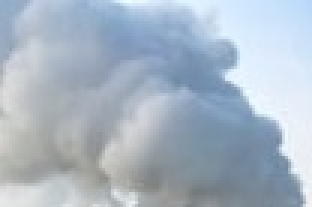
#> input picture smoke_1.jpg, 104 x 69 px (shown 3 times larger)
$ python thresh_edge.py   (older library calls are emulated)
#> lines starting #> are read from the running program, lines starting #| are printed output that depends on the picture; after the words box and inside, x2 and y2 are one past the last pixel; in counts of white or black regions, pixels touching at a corner belong together
import cv2
import numpy as np
'''
        created on Tues jan 08:28:51 2018
        @author: ren_dong

        contour detection
        cv2.findContours()    尋找輪廓
        cv2.drawContours()    繪製輪廓


'''
#載入影象img
img = cv2.imread('smoke_1.jpg',-1)
#> img is the input picture: shape (69, 104, 3); mean B, G, R 196.3, 182.3, 169
img = cv2.resize(img,(400,400))
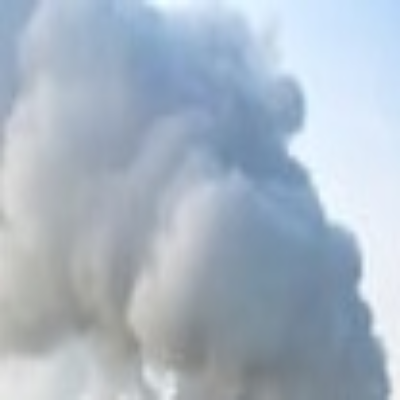
#> img: shape (400, 400, 3); mean B, G, R 196.2, 182.2, 168.9
cv2.imshow('origin', img)
'''

灰度化處理,注意必須呼叫cv2.cvtColor(),
如果直接使用cv2.imread('1.jpg',0),會提示影象深度不對,不符合cv2.CV_8U


'''
gray = cv2.cvtColor(img, cv2.COLOR_BGR2GRAY)
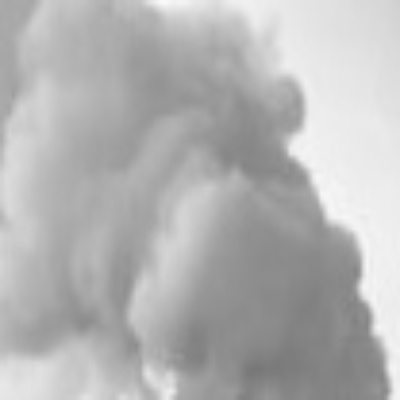
#> gray: shape (400, 400); min 119, max 249, mean 179.8
cv2.imshow('gray', gray)

#呼叫cv2.threshold()進行簡單閾值化,由灰度影象得到二值化影象
#  輸入影象必須為單通道8位或32位浮點型
ret, thresh = cv2.threshold(gray, 200, 255, 0)
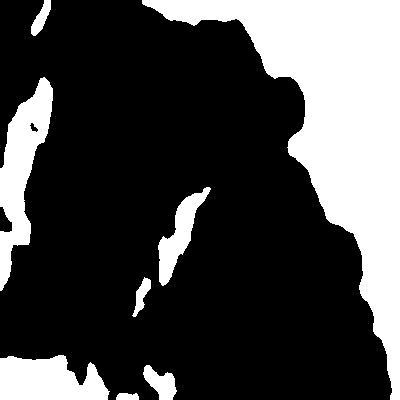
#> thresh: shape (400, 400); 27.7% white; 8 white regions
cv2.imshow('thresh', thresh)

#呼叫cv2.findContours()尋找輪廓,返回修改後的影象,輪廓以及他們的層次
contours, hierarchy = cv2.findContours(thresh, cv2.RETR_TREE, cv2.CHAIN_APPROX_SIMPLE)
#> contours = 9 contours; largest, box (x1, y1, x2, y2) and area: (142, 0, 400, 400) 31505, (0, 77, 53, 291) 4830, (0, 355, 110, 400) 3692, (158, 187, 211, 286) 1686, (143, 365, 177, 400) 622
#cv2.imshow('image', image)


print('contours[0]:',contours[0])
#> (printed output is left out)
print('len(contours):',len(contours))
#| len(contours): 9
print('hierarchy.shape:',hierarchy.shape)
#| hierarchy.shape: (1, 9, 4)
print('hierarchy:',hierarchy)
#| hierarchy: [[[ 1 -1 -1 -1]
#|   [ 2  0 -1 -1]
#|   [ 3  1 -1 -1]
#|   [ 4  2 -1 -1]
#|   [ 5  3 -1 -1]
#|   [ 7  4  6 -1]
#|   [-1 -1 -1  5]
#|   [ 8  5 -1 -1]
#|   [-1  7 -1 -1]]]

#呼叫cv2.drawContours()在原圖上繪製輪廓
img = cv2.drawContours(img, contours, -1, (0, 255, 0), 2)
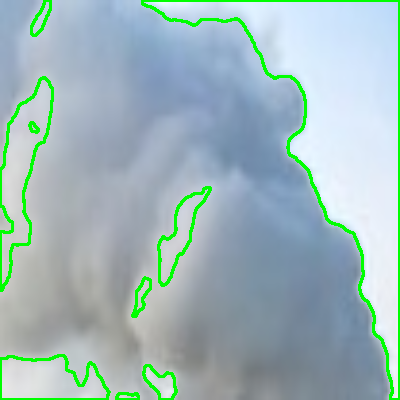
#> img: shape (400, 400, 3); 4.83% of pixels changed, all inside (x1, y1, x2, y2) = (0, 0, 400, 400)
cv2.imshow('contours', img)


cv2.waitKey()
cv2.destroyAllWindows()
